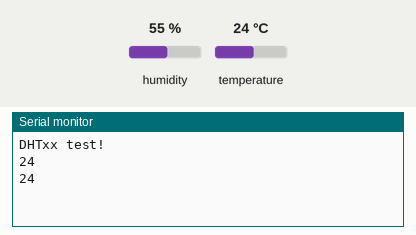
Recording of a sketch running on a simulated Arduino Uno, built with avr-gcc and run on an emulated ATmega328P. Parts: the last lines printed to the serial monitor. The test bench sets the inputs (shaded band); at power-on: temperature 24 °C, humidity 55 %.

Above: at 4.8 s.
4.9 s: temperature set to 12 °C
At 7.1 s:
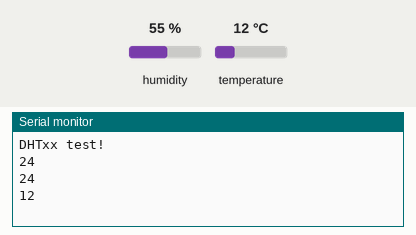
7.9 s: temperature set to 19 °C
At 9.5 s:
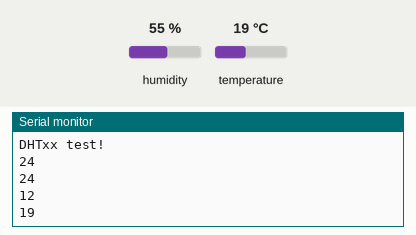
Timing chart, 0 to 11.0 s (numbered marks = the images above; inputs shaded):
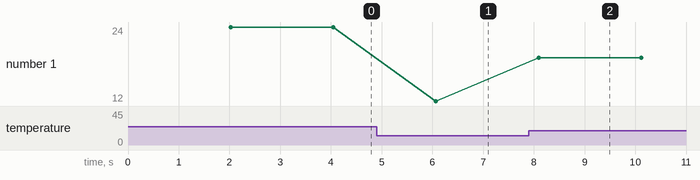

Measured:
- after the input at 4.9 s, the serial monitor: prints a new line after 1.2 s (image 1)
- after the input at 7.9 s, the serial monitor: prints a new line after 0.19 s (image 2)
- plotted number 1: 24 → 12 after the input at 4.9 s, 12 → 19 after the input at 7.9 s

The sketch:

DHTtester.ino
```cpp
#include "DHT.h"
#define DHTPIN 2
#define DHTTYPE DHT11
DHT dht(DHTPIN, DHTTYPE);

void setup() {
  Serial.begin(9600);
  Serial.println(F("DHTxx test!"));

  dht.begin();
}

void loop() {
  // Wait a few seconds between measurements.
  delay(2000);
  int ddd = dht.readTemperature();
  if (isnan(ddd)) {
    Serial.println("Failed to read from DHT sensor!");
    return;
  }
  Serial.println(ddd);
}
```
